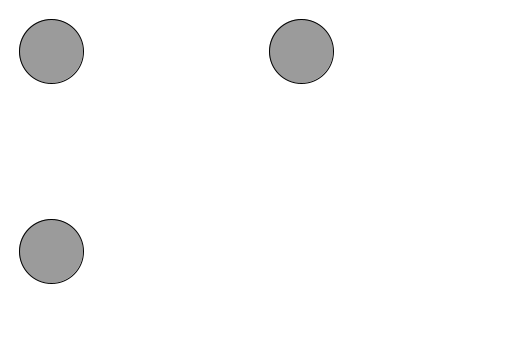
Frame 1 (no input)
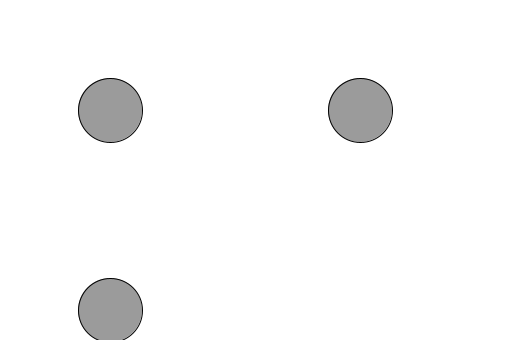
Frame 60 (the mouse pressed at the canvas centre just before this capture)
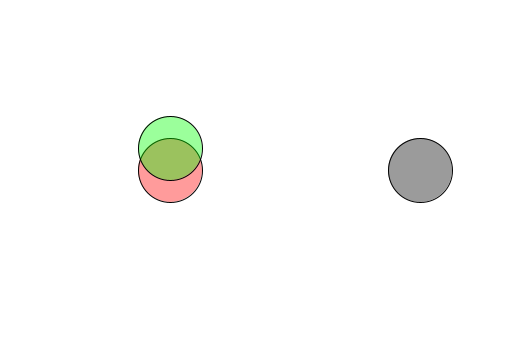
Frame 120 (the mouse held since frame 60 and released just before this capture)

The Processing sketch that drew these frames (run headless with seeded random() and noise(); from frame 60 on, the mouse is pressed at the canvas centre):

// Processing sketch: object_orientated
// ── object_orientated.pde
//logic on collisions not quite working
//includes arrays
//includes classes
//includes some collision logic

Ball[] balls = new Ball[3];



void setup() {
  size(520, 340);
  balls[0] = new Ball(50, 50, 25);
  balls[1] = new Ball(300, 50, 125);
  balls[2] = new Ball(50, 250, 180);
}


void draw() {
  background(255);
  
  balls[0].overlaps(balls[1]);
  balls[1].overlaps(balls[2]);
  balls[2].overlaps(balls[0]);
 
  
  balls[0].update();
  balls[0].checkEdges();
  balls[0].display();

  balls[1].update();
  balls[1].checkEdges();
  balls[1].display();

  balls[2].update();
  balls[2].checkEdges();
  balls[2].display();
}

// ── Ball.pde
class Ball {

  float x;
  float y;
  color col;
  float directionX = 1; 
  float directionY = 1; 
  float r=64;

  Ball(float tempX, float tempY, color tempCol) {

    x = tempX;
    y = tempY;
    col = tempCol;
  }

  void   display() {
    stroke(0);
    fill(col);
    ellipse(x, y, r, r);
  }


  void update() {
    //logic
    x = x + directionX;
    y = y + directionY;
  }



  void checkEdges() {


    if (x > width-12) {
      directionX = random(-8, -4);
    }

    if (y > height-12) {
      directionY = random(-7, -3);
    }


    if (x< 10) {
      directionX = random(6, 10);
    }

    if (y < 10) {
      directionY = random(4, 10);
    }
  }


  //this is the essential addition
  void overlaps(Ball other) {
    float d = dist(x, y, other.x, other.y);
    if (d < r/2 + other.r/2) {
      col = color(0,255,0,100);
      other.col = color(255,0,0, 100);
    } else {
      col = color(0,100);
      other.col = color(0,100); 
    }
  }
  //final curly
}
